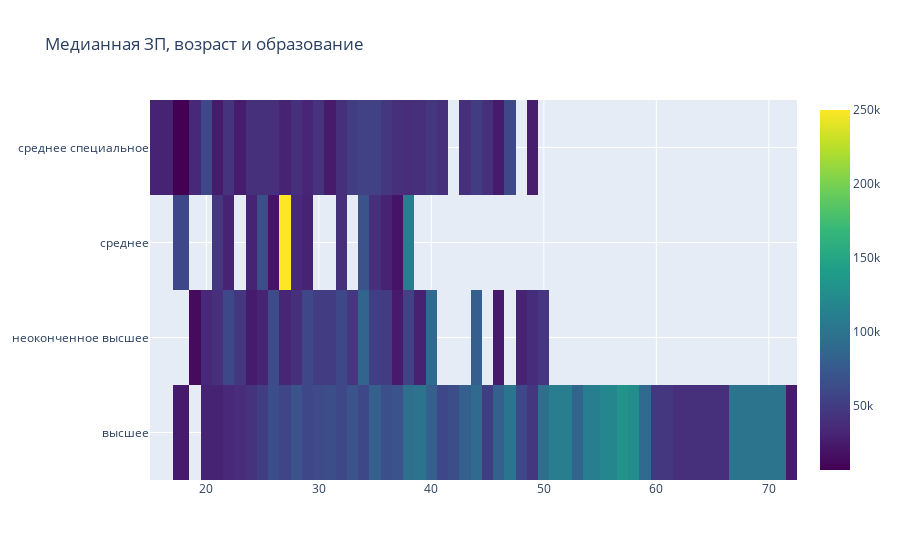

Notebook code for this chart:
### Markdown cell above
7. Постройте сводную таблицу, иллюстрирующую зависимость **медианной** желаемой заработной платы от возраста (**"Возраст"**) и образования (**"Образование"**). На полученной сводной таблице постройте **тепловую карту**. Проанализируйте тепловую карту, сравнив показатели внутри групп.

### Code cell
hh_gr = hh.groupby(by=["Образование", 'Возраст'], as_index=False).median()

import plotly.graph_objects as go

fig = go.Figure(data=go.Heatmap(
                   x=hh_gr['Возраст'],
                   y=hh_gr['Образование'],
                   z=hh_gr['ЗП (руб)'],
                   hoverongaps = False,
                   colorscale='Viridis'
                   )
                )
fig.update_layout(title='Медианная ЗП, возраст и образование')
fig.show()

### Figure 1 — Plotly figure (JSON) as saved in the notebook; plotly's stock layout.template omitted (floating-point values rounded to 4 significant figures)
{"data": [{"colorscale": [[0, "#440154"], [0.1111, "#482878"], [0.2222, "#3e4989"], [0.3333, "#31688e"], [0.4444, "#26828e"], [0.5556, "#1f9e89"], [0.6667, "#35b779"], [0.7778, "#6ece58"], [0.8889, "#b5de2b"], [1, "#fde725"]], "hoverongaps": false, "type": "heatmap", "x": [18, 20, 21, 22, 23, 24, 25, 26, 27, 28, 29, 30, 31, 32, 33, 34, 35, 36, 37, 38, 39, 40, 41, 42, 43, 44, 45, 46, 47, 48, 49, 50, 51, 52, 53, 54, 56, 57, 58, 59, 60, 61, 62, 71, 72, 19, 20, 21, 22, 23, 24, 25, 26, 27, 28, 29, 30, 31, 32, 33, 34, 35, 36, 37, 38, 39, 40, 44, 46, 48, 49, 50, 18, 21, 22, 24, 25, 26, 27, 28, 29, 32, 34, 35, 36, 37, 38, 16, 18, 19, 20, 21, 22, 23, 24, 25, 26, 27, 28, 29, 30, 31, 32, 33, 34, 35, 36, 37, 38, 39, 40, 41, 43, 44, 45, 46, 47, 49], "y": ["высшее", "высшее", "высшее", "высшее", "высшее", "высшее", "высшее", "высшее", "высшее", "высшее", "высшее", "высшее", "высшее", "высшее", "высшее", "высшее", "высшее", "высшее", "высшее", "высшее", "высшее", "высшее", "высшее", "высшее", "высшее", "высшее", "высшее", "высшее", "высшее", "высшее", "высшее", "высшее", "высшее", "высшее", "высшее", "высшее", "высшее", "высшее", "высшее", "высшее", "высшее", "высшее", "высшее", "высшее", "высшее", "неоконченное высшее", "неоконченное высшее", "неоконченное высшее", "неоконченное высшее", "неоконченное высшее", "неоконченное высшее", "неоконченное высшее", "неоконченное высшее", "неоконченное высшее", "неоконченное высшее", "неоконченное высшее", "неоконченное высшее", "неоконченное высшее", "неоконченное высшее", "неоконченное высшее", "неоконченное высшее", "неоконченное высшее", "неоконченное высшее", "неоконченное высшее", "неоконченное высшее", "неоконченное высшее", "неоконченное высшее", "неоконченное высшее", "неоконченное высшее", "неоконченное высшее", "неоконченное высшее", "неоконченное высшее", "среднее", "среднее", "среднее", "среднее", "среднее", "среднее", "среднее", "среднее", "среднее", "среднее", "среднее", "среднее", "среднее", "среднее", "среднее", "среднее специальное", "среднее специальное", "среднее специальное", "среднее специальное", "среднее специальное", "среднее специальное", "среднее специальное", "среднее специальное", "среднее специальное", "среднее специальное", "среднее специальное", "среднее специальное", "среднее специальное", "среднее специальное", "среднее специальное", "среднее специальное", "среднее специальное", "среднее специальное", "среднее специальное", "среднее специальное", "среднее специальное", "среднее специальное", "среднее специальное", "среднее специальное", "среднее специальное", "среднее специальное", "среднее специальное", "среднее специальное", "среднее специальное", "среднее специальное", "среднее специальное"], "z": [25000, 30000, 30000, 35000, 37500, 42500, 50000, 65000, 57500, 70000, 60000, 61450, 65000, 60000, 70000, 60000, 80000, 65780.0, 70000, 95000, 100000, 80000, 60000, 65000, 80000, 90000, 50000, 80000, 100000, 60000, 45000, 95000, 110000, 110000, 85000, 110000, 120000, 130000, 125000, 90000, 45000, 45000, 40000, 100000, 25000, 13780.0, 33490.0, 40000, 60000, 45000, 25000, 30000, 62500, 32500, 40000, 60000, 50000, 50000, 60000, 45000, 85000, 52500, 50000, 24000, 55000, 29000, 90000, 79900, 25000, 30000, 38000, 45000, 60000, 45000, 30000, 30000, 65000, 20000, 250000, 35000, 30000, 40000, 70000, 40000, 30000, 20000, 110000, 30000, 6747.0, 35000, 60000, 25000, 42500, 25302, 40000, 40000, 40000, 30000, 40000, 32000, 42500, 25000, 40000, 50000, 55000, 55000, 45500, 40000, 37500, 40000, 45000, 40000, 40000, 50000, 40000, 25000, 60000, 26000]}], "layout": {"title": {"text": "Медианная ЗП, возраст и образование"}}}
